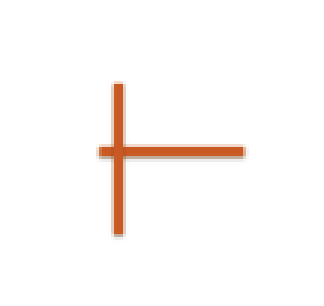
#> input picture lsd_test_8.png, 108 x 102 px (shown 3 times larger)
$ python 'Rectangle Approximation of Region.py'   (older library calls are emulated)
#> lines starting #> are read from the running program, lines starting #| are printed output that depends on the picture; after the words box and inside, x2 and y2 are one past the last pixel; in counts of white or black regions, pixels touching at a corner belong together
import cv2
import numpy as np
import math

def LevelLineAngle(x, y):
    gray = cv2.cvtColor(img, cv2.COLOR_BGR2GRAY)
    grad_x = cv2.Sobel(gray, cv2.CV_64F, 1, 0, ksize=5)
    grad_y = cv2.Sobel(gray, cv2.CV_64F, 0, 1, ksize=5)

    if x < 0 or x >= grad_x.shape[0] or y < 0 or y >= grad_x.shape[1]:
        return None
    else:
        angle = math.atan2(grad_y[x, y], grad_x[x, y])
        with open("LevelLineAngle3.txt", "a") as f:
            f.write(f"({x}, {y}): {angle}\n")
        return angle

def region_grow():
    max_x = float('-inf')
    max_y = float('-inf')
    min_x = float('inf')
    min_y = float('inf')
    p1=(min_x,min_y)
    p2=(min_x,max_y)
    p3=(max_x,min_y)
    p4=(max_x,max_y)

    for x, y in region:
        if x <= p1[0] and y <= p1[1]:
            p1 = (x, y)
        elif x <= p2[0] and y >= p2[1]:
            p2 = (x, y)
        elif x >= p4[0] and y >= p4[1]:
            p4 = (x, y)
        elif x >= p3[0] and y <= p3[1]:
            p3 = (x, y)

    c1 = int((p1[0] + p3[0]) / 2), int((p1[1] + p3[1]) / 2)
    c2 = int((p2[0] + p4[0]) / 2), int((p2[1] + p4[1]) / 2)
    orientation = (c2[0] - c1[0]) / (c2[1] - c1[1])
    width=math.sqrt((p1[0]-p2[0])**2+(p1[1]-p2[1])**2)
    length=math.sqrt((p1[0]-p3[0])**2+(p1[1]-p3[1])**2)
    angle = np.arctan(orientation) * 180 / np.pi

    for x in range(h):
        for y in range(w):
            if abs(LevelLineAngle(x, y) - orientation) <= orientation:
            #不確定t值設定標準對不對，不知道要設什麼
                img_new[x, y] = (0, 255, 0)
            else:
                img_new[x, y] = (0, 0, 0)

    print(p1,p2,p3,p4,c1,c2)
    img_new[p1[0], p1[1]] = (255, 128, 255)
    img_new[p2[0], p2[1]] = (255, 128, 255)
    img_new[p3[0], p3[1]] = (255, 128, 255)
    img_new[p4[0], p4[1]] = (255, 128, 255)
    img_new[c1[0], c1[1]] = (255, 0, 255)
    img_new[c2[0], c2[1]] = (255, 0, 255)

img=cv2.imread("lsd_test_8.png")
#> img is the input picture: shape (102, 108, 3); mean B, G, R 248, 249.6, 252.9
h, w = img.shape[:2]
#> h = 102; w = 108
region = set([])
img_new = np.zeros((h, w, 3), dtype=np.uint8)

for x in range(h):
    gray_img = cv2.cvtColor(img, cv2.COLOR_BGR2GRAY)
    for y in range(w):
        if not np.all(gray_img[x, y] >= 200):
            region.add((x, y))  #找到有色區域
#> this loop made 102 passes
#> pass 1, `gray_img = cv2.cvtColor(img, cv2.COLOR_BGR2GRAY)`:
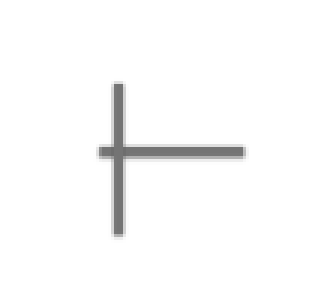
#> gray_img: shape (102, 108) (shown 3 times larger); min 110, max 255, mean 250.4
#> after the loop, region = 340 items

#排序
region = sorted(region, key=lambda point: (point[0], point[1]))
#> region = 340 pairs, first value 28 to 78, second value 33 to 81

for i in range(len(region)):
    img_new[region[i][0], region[i][1]] = (255, 255, 255)
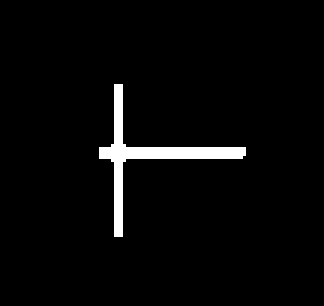
#> img_new: shape (102, 108, 3) (shown 3 times larger); 3.1% white; 1 white region, box (x1, y1, x2, y2) and area: (33, 28, 82, 79) 340

region_grow()
#> the loop in region_grow, `for x, y in region:` made 340 passes
#> (x, y) on passes 1 to 12: (28, 38), (28, 39), (28, 40), (29, 38), (29, 39), (29, 40), (30, 38), (30, 39), (30, 40), (31, 38), (31, 39), (31, 40)
#> p4 on passes 64, 65, 74, 75, 76, 77: (48, 40), (48, 41), (49, 41), (49, 42), (49, 43), (49, 44)
#> after the loop in region_grow, `for x, y in region:`: p3 = (52, 33); p4 = (51, 81)
#> in region_grow, `c1 = int((p1[0] + p3[0]) / 2), int((p1[1] + p3[1]) / 2)`: c1 = (40, 35)
#> in region_grow, `c2 = int((p2[0] + p4[0]) / 2), int((p2[1] + p4[1]) / 2)`: c2 = (39, 60)
#> in region_grow, `orientation = (c2[0] - c1[0]) / (c2[1] - c1[1])`: orientation = -0.04
#> in region_grow, `width=math.sqrt((p1[0]-p2[0])**2+(p1[1]-p2[1])**2)`: width = 2
#> in region_grow, `length=math.sqrt((p1[0]-p3[0])**2+(p1[1]-p3[1])**2)`: length = 24.52
#> in region_grow, `angle = np.arctan(orientation) * 180 / np.pi`: angle = -2.29
#> the loop in region_grow, `for x in range(h):` made 102 passes
#> pass 1, in LevelLineAngle, `grad_x = cv2.Sobel(gray, cv2.CV_64F, 1, 0, ksize=5)`:
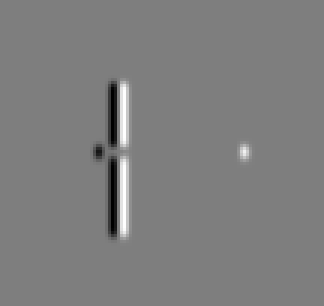
#> grad_x: shape (102, 108) float64 (shown 3 times larger); min -6514, max 6578, mean 0; drawn with min black and max white
#> pass 1, in LevelLineAngle, `grad_y = cv2.Sobel(gray, cv2.CV_64F, 0, 1, ksize=5)`:
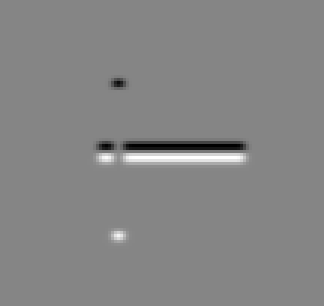
#> grad_y: shape (102, 108) float64 (shown 3 times larger); min -6640, max 6000, mean 0; drawn with min black and max white
#> after the loop in region_grow, `for x in range(h):`: img_new: shape (102, 108, 3); 3.09% of pixels changed, all inside (x1, y1, x2, y2) = (33, 28, 82, 79)
#| (28, 38) (28, 40) (52, 33) (51, 81) (40, 35) (39, 60)
#> in region_grow, `img_new[p1[0], p1[1]] = (255, 128, 255)`: img_new: shape (102, 108, 3); mean of channels 0, 1, 2 0, 0, 0
#> in region_grow, `img_new[p2[0], p2[1]] = (255, 128, 255)`: img_new: shape (102, 108, 3); mean of channels 0, 1, 2 0, 0, 0
#> in region_grow, `img_new[p3[0], p3[1]] = (255, 128, 255)`: img_new: shape (102, 108, 3); mean of channels 0, 1, 2 0.1, 0, 0.1
#> in region_grow, `img_new[p4[0], p4[1]] = (255, 128, 255)`:
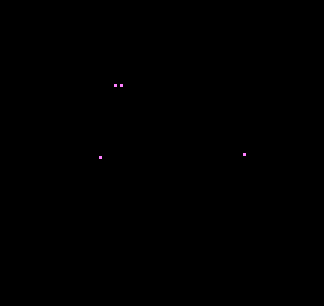
#> img_new: shape (102, 108, 3) (shown 3 times larger); mean of channels 0, 1, 2 0.1, 0, 0.1; drawn as B, G, R
#> in region_grow, `img_new[c1[0], c1[1]] = (255, 0, 255)`: img_new: shape (102, 108, 3); 0.01% of pixels changed, all inside (x1, y1, x2, y2) = (35, 40, 36, 41)
#> in region_grow, `img_new[c2[0], c2[1]] = (255, 0, 255)`: img_new: shape (102, 108, 3); mean of channels 0, 1, 2 0.1, 0, 0.1

img_new=cv2.addWeighted(img, 0.5, img_new, 0.5, 0, img_new)
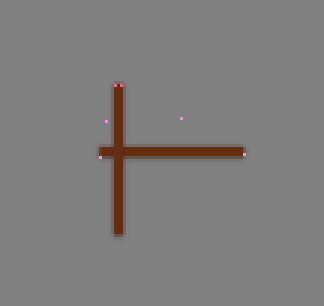
#> img_new: shape (102, 108, 3) (shown 3 times larger); mean of channels 0, 1, 2 124.5, 125.3, 127; drawn as B, G, R
cv2.imshow("img_new", img_new)
cv2.waitKey(0)
cv2.destroyAllWindows()

$ run again, with lsd_test_2.png copied over lsd_test_8.png
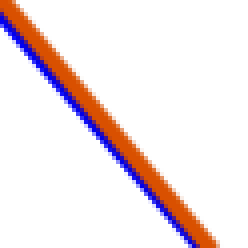
#> input picture lsd_test_2.png, 62 x 62 px (shown 4 times larger)
#> img is the input picture: shape (62, 62, 3); mean B, G, R 232, 230.5, 242.4
#> after the loop `for x in range(h):`: region = 500 items
#> `region = sorted(region, key=lambda point: (point[0], point[1]))`: region = 500 pairs, first value 0 to 61, second value 0 to 54
#> after the loop `for i in range(len(region)):`:
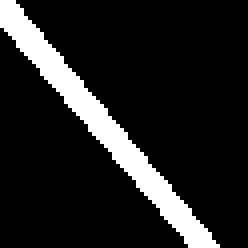
#> img_new: shape (62, 62, 3) (shown 4 times larger); 13% white; 1 white region, box (x1, y1, x2, y2) and area: (0, 0, 55, 62) 500
#> the loop in region_grow, `for x, y in region:` made 500 passes
#> (x, y) on passes 1 to 8: (0, 0), (0, 1), (0, 2), (0, 3), (1, 0), (1, 1), (1, 2), (1, 3)
#> after the loop in region_grow, `for x, y in region:`: p4 = (61, 54)
#> c1 = (3, 0)
#> c2 = (30, 28)
#> orientation = 0.964
#> width = 3
#> length = 6
#> in region_grow, `angle = np.arctan(orientation) * 180 / np.pi`: angle = 43.96
#> the loop in region_grow, `for x in range(h):` made 62 passes
#| (0, 0) (0, 3) (6, 0) (61, 54) (3, 0) (30, 28)
#> `img_new=cv2.addWeighted(img, 0.5, img_new, 0.5, 0, img_new)`:
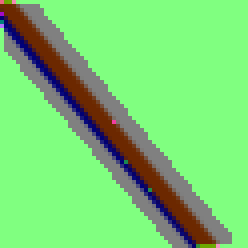
#> img_new: shape (62, 62, 3) (shown 4 times larger); mean of channels 0, 1, 2 116.6, 209.3, 121.8; drawn as B, G, R
